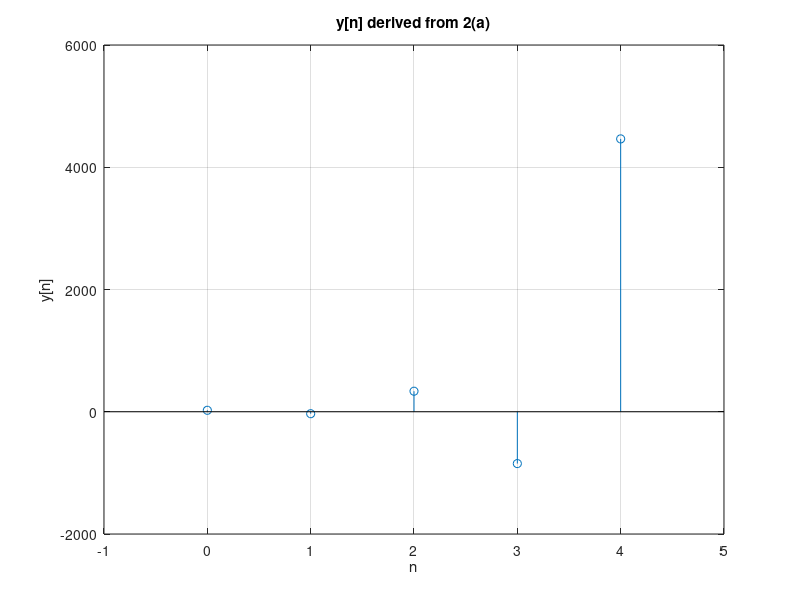
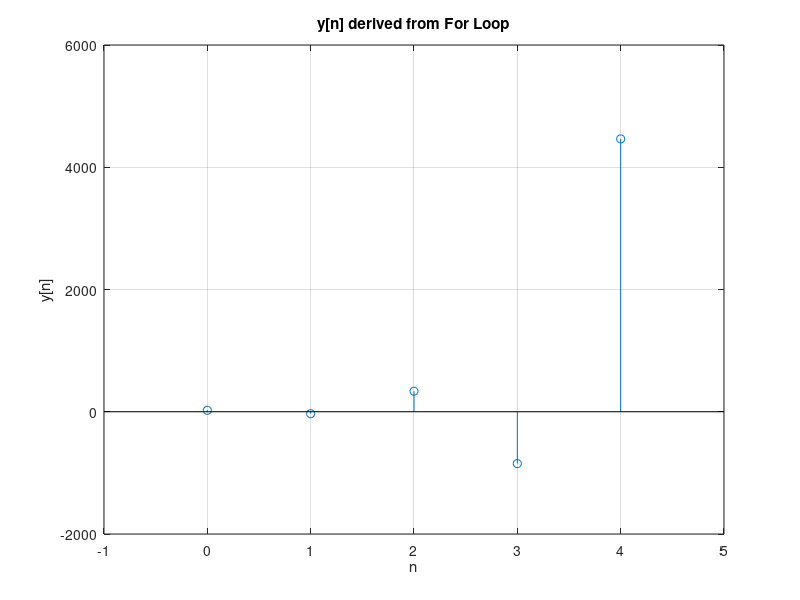
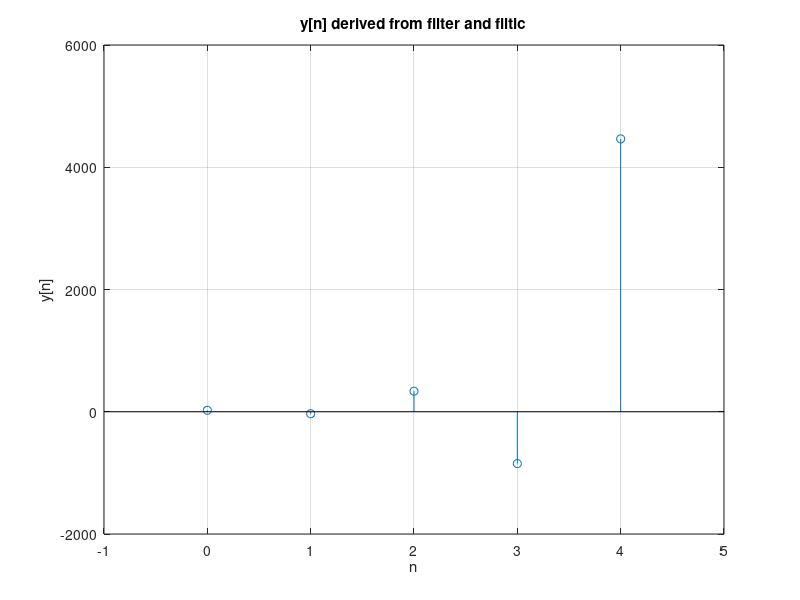

Here is the MATLAB script that generated these plots, in order:
clear 
clc

n = 0:4;

%% (a)
y_LCCDE = 24.*2.^n + 16.*(-4).^n - 16;

figure(1)
stem(n, y_LCCDE);
axis([-1 5 -2000 6000])
title('y[n] derived from 2(a)')
xlabel('n')
ylabel('y[n]')
grid on

%% (b)
y_LOOP = zeros(1,length(n));
y_LOOP(1) = -9; % y[-2] = -9 IC
y_LOOP(2) = -8; % y[-1] = -8 IC

for i = 1:5
    y_LOOP(i+2) = -2*y_LOOP(i+1) + 8*y_LOOP(i) + 80;
end
y_LOOP = y_LOOP(3:end);

figure(2)
stem(n, y_LOOP);
axis([-1 5 -2000 6000])
title('y[n] derived from For Loop')
xlabel('n')
ylabel('y[n]')
grid on

%% (c)

a = [1 2 -8]; % coef y
b = [80];     % coef x
y0 = [-8 -9];
x0 = [1];

x = ones(1,length(n));
zi = filtic(b, a, y0, x0);
y = filter(b, a, x, zi);
figure(3)
stem(n, y);
axis([-1 5 -2000 6000])
title('y[n] derived from filter and filtic')
xlabel('n')
ylabel('y[n]')
grid on
